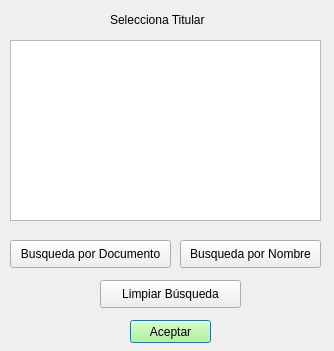
<?xml version="1.0" encoding="UTF-8"?>
<ui version="4.0">
 <class>Dialog</class>
 <widget class="QDialog" name="Dialog">
  <property name="geometry">
   <rect>
    <x>0</x>
    <y>0</y>
    <width>334</width>
    <height>351</height>
   </rect>
  </property>
  <property name="windowTitle">
   <string>Dialog</string>
  </property>
  <widget class="QListWidget" name="list_titular">
   <property name="geometry">
    <rect>
     <x>10</x>
     <y>40</y>
     <width>311</width>
     <height>181</height>
    </rect>
   </property>
  </widget>
  <widget class="QLabel" name="label">
   <property name="geometry">
    <rect>
     <x>110</x>
     <y>10</y>
     <width>111</width>
     <height>20</height>
    </rect>
   </property>
   <property name="text">
    <string>Selecciona Titular</string>
   </property>
  </widget>
  <widget class="QPushButton" name="btn_select_titular">
   <property name="geometry">
    <rect>
     <x>130</x>
     <y>320</y>
     <width>81</width>
     <height>23</height>
    </rect>
   </property>
   <property name="styleSheet">
    <string notr="true">background-color:rgb(170, 255, 127)</string>
   </property>
   <property name="text">
    <string>Aceptar</string>
   </property>
  </widget>
  <widget class="QPushButton" name="btn_titular_selec_nombre">
   <property name="geometry">
    <rect>
     <x>180</x>
     <y>240</y>
     <width>141</width>
     <height>28</height>
    </rect>
   </property>
   <property name="text">
    <string>Busqueda por Nombre</string>
   </property>
  </widget>
  <widget class="QPushButton" name="btn_titular_limpiar">
   <property name="geometry">
    <rect>
     <x>100</x>
     <y>280</y>
     <width>141</width>
     <height>28</height>
    </rect>
   </property>
   <property name="text">
    <string>Limpiar Búsqueda</string>
   </property>
  </widget>
  <widget class="QPushButton" name="btn_titular_selec_ref">
   <property name="geometry">
    <rect>
     <x>10</x>
     <y>240</y>
     <width>161</width>
     <height>28</height>
    </rect>
   </property>
   <property name="text">
    <string>Busqueda por Documento</string>
   </property>
  </widget>
 </widget>
 <resources/>
 <connections/>
</ui>
